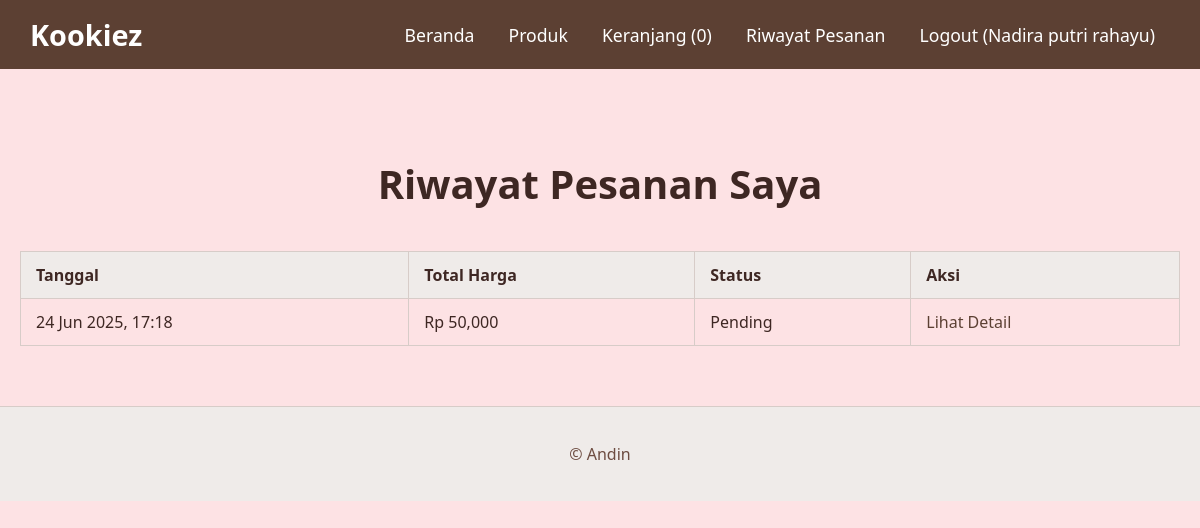
Screenshot of /riwayat_pesanan.php (signed in) with the database file from the repository.
### tables this page shows
CREATE TABLE `nadira_pesanan` (
  `id_pesanan` int(11) NOT NULL,
  `id_pengguna` int(11) NOT NULL,
  `tanggal_pesanan` timestamp NOT NULL DEFAULT current_timestamp(),
  `total_harga` decimal(10,2) NOT NULL,
  `status_pesanan` enum('pending','processing','shipped','completed','cancelled') NOT NULL DEFAULT 'pending'
);

### riwayat_pesanan.php (the view, shortened to what this page needs)
<?php
include 'koneksi.php';
$id_pengguna = $_SESSION['user_id'];
$query = "SELECT * FROM nadira_pesanan WHERE id_pengguna = '$id_pengguna' ORDER BY tanggal_pesanan DESC";
$result = mysqli_query($koneksi, $query);
?>
<!DOCTYPE html>
<html lang="id">
<head>
</head>
<body>
    <header class="header">
        <div class="logo">Kookiez</div>
        <nav>
            <a href="index.php">Beranda</a>
            <a href="produk.php">Produk</a>
            <?php
            $jumlah_item_keranjang = isset($_SESSION['keranjang']) ? array_sum($_SESSION['keranjang']) : 0;
            ?>
            <a href="keranjang.php">Keranjang (<?php echo $jumlah_item_keranjang; ?>)</a>
            <?php if (isset($_SESSION['user_id'])): ?>
                <a href="riwayat_pesanan.php">Riwayat Pesanan</a>
                <a href="logout.php">Logout (<?php echo htmlspecialchars($_SESSION['user_nama']); ?>)</a>
            <?php else: ?>
                <a href="login.php">Login</a>
            <?php endif; ?>
        </nav>
    </header>
    <div class="container">
        <h1 class="page-title">Riwayat Pesanan Saya</h1>
        <table class="styled-table">
            <thead>
                <tr>
                    <th>Tanggal</th>
                    <th>Total Harga</th>
                    <th>Status</th>
                    <th>Aksi</th>
                </tr>
            </thead>
            <tbody>
                <?php if (mysqli_num_rows($result) > 0): ?>
                    <?php while ($pesanan = mysqli_fetch_assoc($result)): ?>
                    <tr>
                        <td><?php echo date('d M Y, H:i', strtotime($pesanan['tanggal_pesanan'])); ?></td>
                        <td>Rp <?php echo number_format($pesanan['total_harga']); ?></td>
                        <td><?php echo ucfirst($pesanan['status_pesanan']); ?></td>
                        <td><a href="detail_pesanan_user.php?id=<?php echo $pesanan['id_pesanan']; ?>">Lihat Detail</a></td>
                    </tr>
                    <?php endwhile; ?>
                <?php else: ?>
                    <tr>
                        <td colspan="5" style="text-align:center; padding: 20px;">Anda belum memiliki riwayat pesanan.</td>
                    </tr>
                <?php endif; ?>
            </tbody>
        </table>
    </div>
    <footer class="footer">
        <p>&copy; Andin</p>
    </footer>
</body>
</html>

### riwayat_pesanan.php (style rules this page uses)
:root { --brown-wood: #5C4033; --pink-terracotta: #E5A384; --background-offwhite: #FDE2E4; --text-deep-brown: #3E2723; --white-pure: #FFFFFF; --border-warm: #D7CCC8; }
body { font-family: 'Segoe UI', Tahoma, Geneva, Verdana, sans-serif; margin: 0; background-color: var(--background-offwhite); color: var(--text-deep-brown); }
.container { max-width: 1200px; margin: 40px auto; padding: 20px; }
h1, h2, h3 { color: var(--text-deep-brown); }
a { color: var(--brown-wood); text-decoration: none; transition: color 0.2s; }
.header { background-color: var(--brown-wood); color: var(--white-pure); padding: 15px 30px; display: flex; justify-content: space-between; align-items: center; }
.header .logo { font-size: 1.8em; font-weight: bold; }
.header nav a { color: var(--white-pure); margin: 0 15px; font-size: 1.1em; }
.footer { text-align: center; padding: 20px; margin-top: 40px; background-color: #EFEBE9; color: #6D4C41; border-top: 1px solid var(--border-warm); }
.page-title { text-align: center; font-size: 2.5em; margin-bottom: 40px; }
.styled-table { width: 100%; border-collapse: collapse; margin-top: 20px; font-size: 1em; }
.styled-table thead tr { background-color: #EFEBE9; }
.styled-table th, .styled-table td { border: 1px solid var(--border-warm); padding: 12px 15px; text-align: left; vertical-align: middle; }

### rows the page displays
nadira_pesanan: tanggal_pesanan "24 Jun 2025, 17:18", total_harga "50,000", status_pesanan "Pending"

### other values shown
$jumlah_item_keranjang "0"
$_SESSION['user_nama'] "Nadira putri rahayu"
